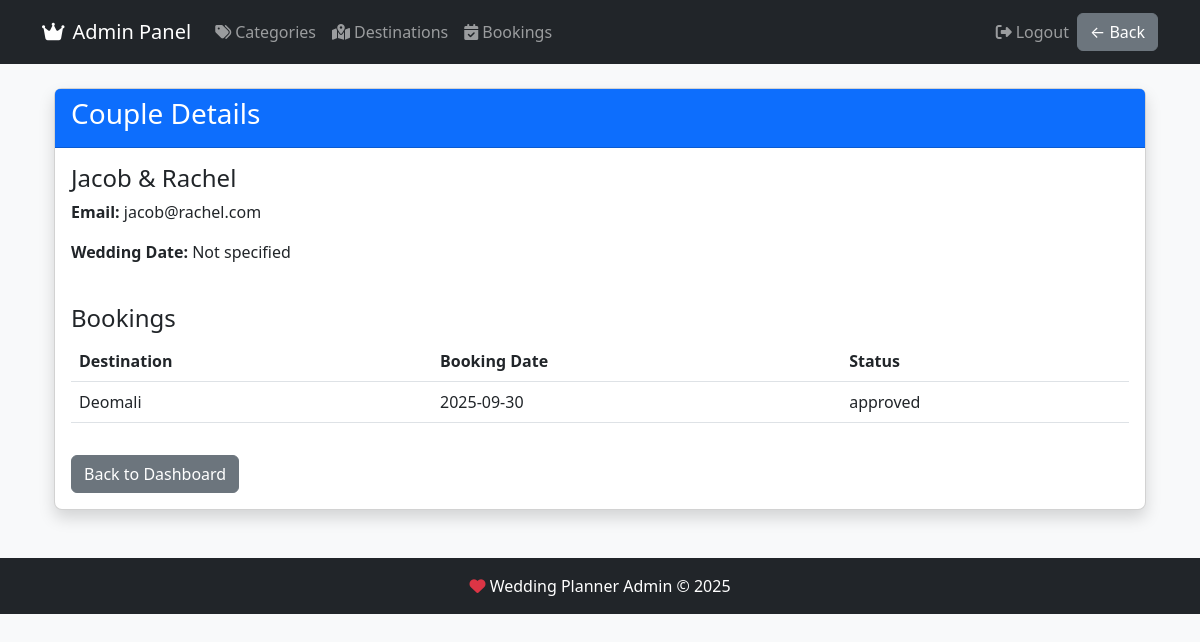
Screenshot of /admin/couples/view/1 (signed in) with the database file from the repository.
### tables this page shows
CREATE TABLE couples (
            id INTEGER PRIMARY KEY AUTOINCREMENT,
            name TEXT NOT NULL,
            email TEXT NOT NULL,
            wedding_date TEXT,
            password TEXT NOT NULL
        );

CREATE TABLE bookings (
            id INTEGER PRIMARY KEY AUTOINCREMENT,
            couple_id INTEGER NOT NULL,
            destination_id INTEGER NOT NULL,
            booking_date TEXT NOT NULL,
            status TEXT DEFAULT 'pending',
            FOREIGN KEY (couple_id) REFERENCES couples(id),
            FOREIGN KEY (destination_id) REFERENCES destinations(id)
        );

CREATE TABLE destinations (
            id INTEGER PRIMARY KEY AUTOINCREMENT,
            name TEXT NOT NULL,
            category_id INTEGER NOT NULL,
            location TEXT NOT NULL,
            description TEXT,
            price REAL,
            photo TEXT,
            FOREIGN KEY (category_id) REFERENCES categories(id)
        );

### app.py (the view)
@app.route('/admin/couples/view/<int:id>')
def admin_view_couple(id):
    if 'admin_username' not in session:
        return redirect(url_for('admin_login'))
    with get_db_connection() as conn:
        couple = conn.execute('SELECT * FROM couples WHERE id = ?', (id,)).fetchone()
        if not couple:
            flash('Couple not found', 'danger')
            return redirect(url_for('admin_dashboard'))
        bookings = conn.execute('''
            SELECT b.*, d.name as destination_name
            FROM bookings b
            JOIN destinations d ON b.destination_id = d.id
            WHERE b.couple_id = ?
            ORDER BY b.booking_date DESC
        ''', (id,)).fetchall()
    return render_template('admin/view_couple.html',
                         couple=couple,
                         bookings=bookings)

### app.py (called while the page is built)
def get_db_connection():
    conn = sqlite3.connect('database.db')
    conn.row_factory = sqlite3.Row
    return conn

@app.context_processor
def inject_now():
    return {'now': datetime.now()}

### templates/admin/view_couple.html
{% extends "admin/base.html" %}
{% block content %}
<div class="container mt-4">
    <div class="card shadow">
        <div class="card-header bg-primary text-white">
            <h3>Couple Details</h3>
        </div>
        <div class="card-body">
            <div class="row mb-4">
                <div class="col-md-6">
                    <h4>{{ couple.name }}</h4>
                    <p><strong>Email:</strong> {{ couple.email }}</p>
                    <p><strong>Wedding Date:</strong> {{ couple.wedding_date or 'Not specified' }}</p>
                </div>
            </div>
            <h4>Bookings</h4>
            {% if bookings %}
            <div class="table-responsive">
                <table class="table">
                    <thead>
                        <tr>
                            <th>Destination</th>
                            <th>Booking Date</th>
                            <th>Status</th>
                        </tr>
                    </thead>
                    <tbody>
                        {% for booking in bookings %}
                        <tr>
                            <td>{{ booking.destination_name }}</td>
                            <td>{{ booking.booking_date }}</td>
                            <td>{{ booking.status }}</td>
                        </tr>
                        {% endfor %}
                    </tbody>
                </table>
            </div>
            {% else %}
            <div class="alert alert-info">No bookings found for this couple.</div>
            {% endif %}
            <div class="mt-3">
                <a href="{{ url_for('admin_dashboard') }}" class="btn btn-secondary">
                    Back to Dashboard
                </a>
            </div>
        </div>
    </div>
</div>
{% endblock %}

### static/css/admin.css (style rules this page uses)
body { background-color: #f8f9fa; }
.card { border-radius: 0.5rem; }

### rows the page displays
couples: name "Jacob & Rachel", email "jacob@rachel.com", wedding_date "Not specified"
bookings: destination_name "Deomali", booking_date "2025-09-30", status "approved"
